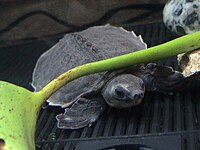
#> input picture Team_members/from_arwa/data/turtle_images/turtle_carettochelyidae.jpg, 200 x 150 px, found by its file name; its folder holds 4 pictures in this run
$ jupyter execute --allow-errors data_scrape_and_image_process.ipynb
#> lines starting #> are read from the running program, lines starting #| are printed output that depends on the picture
# Web Scraping + Image Processing

#### imports

[cell 1]
import requests
from bs4 import BeautifulSoup
import pandas as pd
import numpy as np
from PIL import Image
import cv2
import matplotlib.pyplot as plt
import os
from IPython.display import display, clear_output
from ipywidgets import Button, HBox, VBox, Output

[cell 2]
print("Working directory:", os.getcwd())

#### Scrape an RGB image from a target webpage

[cell 3]
# Create directory to save images
image_dir = "data\\turtle_images"
os.makedirs(image_dir, exist_ok=True)

# Load main frame and extract iframe URL
base_url = "https://scrapethissite.com"
main_url = base_url + "/pages/frames/"

#> (the rest of this cell did not finish here and is left out)

[cell 4]
# display images
from IPython.display import HTML

def path_to_image_html(path):
    return f'<img src="{path}" width="100"/>'

# Display the table with images
#> (the rest of this cell did not finish here and is left out)

#### 2. Apply Advanced Histogram Analysis

Display individual Red, Green, Blue histograms.

[cell 5]
image_folder = ".\\data\\turtle_images"

image_records = []
for filename in os.listdir(image_folder):
    if filename.lower().endswith((".jpg", ".jpeg", ".png")):
        path = os.path.join(image_folder, filename)
        name = filename.replace("turtle_", "").replace(".jpg", "").capitalize()
        image_records.append((path, name))
#> pass 2 of the loop `for filename in os.listdir(image_folder):`:
#> pass 3 of the loop `for filename in os.listdir(image_folder):`:
#> the loop made 4 passes; the first 3 are shown

image_records.sort()

out = Output()
index = {"value": 0}

def show_image(idx):
#> called with idx = 0
    with out:
        clear_output(wait=True)
        img_path, name = image_records[idx]
        img = Image.open(img_path)
#> img is the input picture: PIL image 200x150 RGB; mean R, G, B 69.4, 76.2, 65.6
        display(f"Turtle: {name}")
        display(img)

def on_next_clicked(b):
    if index["value"] < len(image_records) - 1:
        index["value"] += 1
        show_image(index["value"])

def on_prev_clicked(b):
    if index["value"] > 0:
        index["value"] -= 1
        show_image(index["value"])

next_btn = Button(description="Next ▶️", button_style="success")
prev_btn = Button(description="◀️ Previous", button_style="info")

next_btn.on_click(on_next_clicked)
prev_btn.on_click(on_prev_clicked)

controls = HBox([prev_btn, next_btn])
slideshow = VBox([controls, out])

show_image(index["value"])
display(slideshow)

[cell 6]
# Folder containing images
image_folder = "data/turtle_images"

# Collect valid images
image_records = []
for filename in sorted(os.listdir(image_folder)):
    if filename.lower().endswith((".jpg", ".jpeg", ".png")):
        path = os.path.join(image_folder, filename)
        name = filename.replace("turtle_", "").replace(".jpg", "").capitalize()
        image_records.append((path, name))
#> pass 2 of the loop `for filename in sorted(os.listdir(image_folder)):`:
#> pass 3 of the loop `for filename in sorted(os.listdir(image_folder)):`:
#> the loop made 4 passes; the first 3 are shown

# Output area for UI
out = Output()
index = {"value": 0}

# ---------- Function: Display Image + Histogram ---------- #
def show_image_and_histogram(idx):
#> called with idx = 0
    with out:
        clear_output(wait=True)
        img_path, name = image_records[idx]
        img = Image.open(img_path).convert("RGB")

        # Split channels
        r, g, b = img.split()
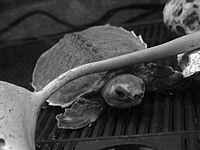
#> r: PIL image 200x150 L; min 0, max 255, mean 69.4
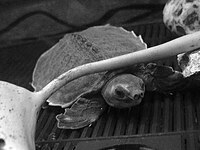
#> g: PIL image 200x150 L; min 0, max 255, mean 76.2
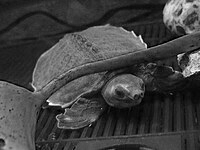
#> b: PIL image 200x150 L; min 0, max 255, mean 65.6
        r_data = np.array(r).flatten()
        g_data = np.array(g).flatten()
        b_data = np.array(b).flatten()

        # Create side-by-side plots
        fig, axes = plt.subplots(1, 2, figsize=(12, 5))

        # Left: Image
        axes[0].imshow(img)
        axes[0].axis("off")
        axes[0].set_title(f"Turtle: {name}")

        # Right: RGB Histogram
        axes[1].hist(r_data, bins=256, color="red", alpha=0.5, label="Red", density=True)
        axes[1].hist(g_data, bins=256, color="green", alpha=0.5, label="Green", density=True)
        axes[1].hist(b_data, bins=256, color="blue", alpha=0.5, label="Blue", density=True)
        axes[1].set_title("Normalized RGB Histogram")
        axes[1].set_xlabel("Pixel Intensity (0–255)")
        axes[1].set_ylabel("Density")
        axes[1].legend()
        axes[1].grid(True)

        plt.tight_layout()
        plt.show()

# ---------- Buttons ---------- #
def on_next(b):
    if index["value"] < len(image_records) - 1:
        index["value"] += 1
        show_image_and_histogram(index["value"])

def on_prev(b):
    if index["value"] > 0:
        index["value"] -= 1
        show_image_and_histogram(index["value"])

next_btn = Button(description="Next ▶️", button_style="success")
prev_btn = Button(description="◀️ Previous", button_style="info")

next_btn.on_click(on_next)
prev_btn.on_click(on_prev)

# ---------- Display ---------- #
controls = HBox([prev_btn, next_btn])
ui = VBox([controls, out])

show_image_and_histogram(index["value"])
#> (the call stopped at in show_image_and_histogram, `fig, axes = plt.subplots(1, 2, figsize=(12, 5))`: IPython is not available in this run)
display(ui)

Create and display a combined RGB histogram on the same plot.

Normalize the histograms for comparison.

[cell 7]
# Set the image folder path
image_folder = "data/turtle_images"

# Prepare lists to store all pixel values
all_r = []
all_g = []
all_b = []

# Loop through all images
for filename in os.listdir(image_folder):
    if filename.lower().endswith((".jpg", ".jpeg", ".png")):
        img_path = os.path.join(image_folder, filename)
        try:
            img = Image.open(img_path).convert("RGB")
            r, g, b = img.split()

            all_r.extend(np.array(r).flatten())
            all_g.extend(np.array(g).flatten())
            all_b.extend(np.array(b).flatten())
        except Exception as e:
            print(f"Failed to process {filename}: {e}")
#> pass 2 of the loop `for filename in os.listdir(image_folder):`:
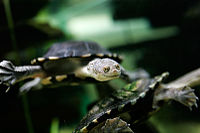
#> input picture Team_members/from_arwa/data/turtle_images/turtle_chelidae.jpg, 200 x 133 px
#> img is the input picture: PIL image 200x133 RGB; mean R, G, B 46.3, 58, 43.3
#> `r, g, b = img.split()`:
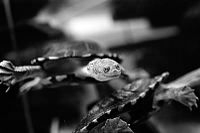
#> g: PIL image 200x133 L; min 0, max 255, mean 58
#> `r, g, b = img.split()`:
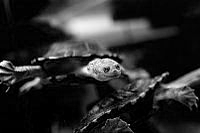
#> b: PIL image 200x133 L; min 0, max 255, mean 43.3
#> pass 3 of the loop `for filename in os.listdir(image_folder):`:
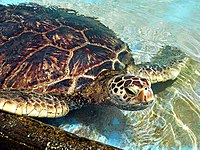
#> input picture Team_members/from_arwa/data/turtle_images/turtle_cheloniidae.jpg, 200 x 150 px
#> img is the input picture: PIL image 200x150 RGB; mean R, G, B 119.3, 125.3, 111.5
#> `r, g, b = img.split()`:
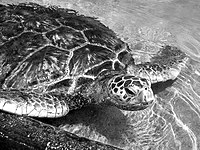
#> r: PIL image 200x150 L; min 0, max 255, mean 119.3
#> `r, g, b = img.split()`:
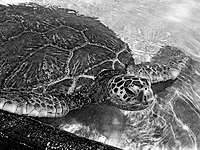
#> b: PIL image 200x150 L; min 0, max 255, mean 111.5
#> the loop made 4 passes; the first 3 are shown

# Plot combined normalized RGB histogram
plt.figure(figsize=(10, 5))
#> (this line was passed over: IPython is not available in this run)
plt.hist(all_r, bins=256, color='red', alpha=0.5, label='Red', density=True)
#> (this line was passed over: IPython is not available in this run)
plt.hist(all_g, bins=256, color='green', alpha=0.5, label='Green', density=True)
#> (this line was passed over: IPython is not available in this run)
plt.hist(all_b, bins=256, color='blue', alpha=0.5, label='Blue', density=True)
#> (this line was passed over: IPython is not available in this run)

plt.title("Combined Normalized RGB Histogram for All Turtle Images")
#> (this line was passed over: IPython is not available in this run)
plt.xlabel("Pixel Intensity (0–255)")
#> (this line was passed over: IPython is not available in this run)
plt.ylabel("Density")
plt.legend()
plt.grid(True)
plt.tight_layout()
plt.show()
